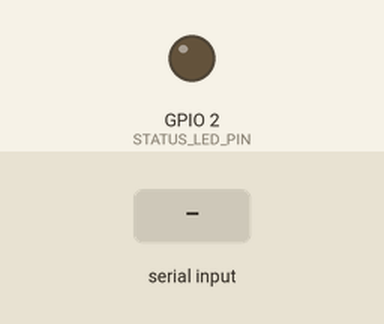
Bench run of a sketch on a simulated ESP32. Shown: output pins drawn as LEDs (lit = HIGH). The test bench sets the inputs (shaded band). What the sketch prints to the serial monitor is not drawn.

Above: at 17.2 s.
17.3 s: "MASTER_DATA:\n" received over the second serial link
At 17.6 s:
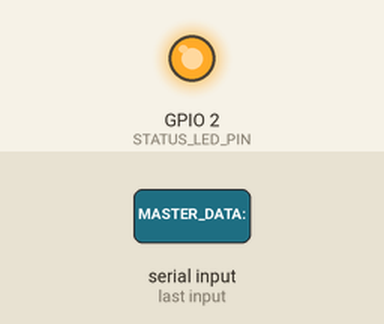
18.8 s: "INIT_MASTER\n" received over the second serial link
At 20.0 s:
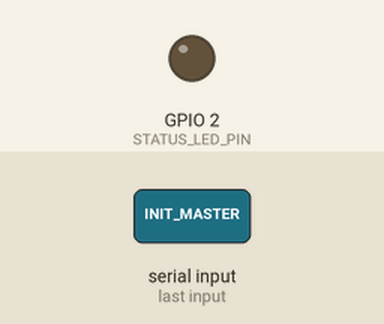
20.3 s: "SLAVE_READY\n" received over the second serial link
At 21.2 s:
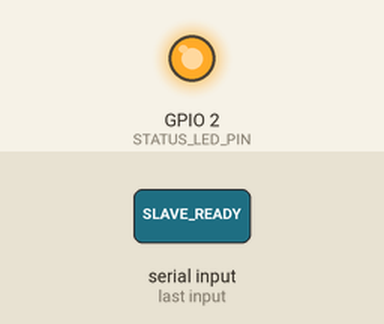
Timing chart, 0 to 23.3 s (numbered marks = the images above; inputs shaded):
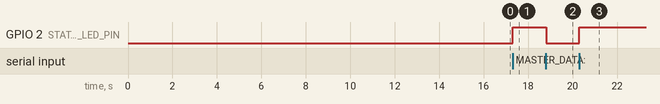

The sketch:

ESP32________.ino
```cpp
/*
 * ESP32 改进串口通信版
 * 功能：改进数据接收处理，解决连接超时和数据不完整问题
 */

// 串口配置
#define MEGA_TX_PIN 16     // ESP32 TX
#define MEGA_RX_PIN 17     // ESP32 RX
#define STATUS_LED_PIN 2   // 状态指示

// 在ESP32上使用Serial2与Mega2560通信
#define megaSerial Serial2

// 系统状态
bool megaConnected = false;
unsigned long lastHeartbeat = 0;
int dataCount = 0;

// 数据接收缓冲区
String receivedData = "";
unsigned long lastReceiveTime = 0;

void setup() {
  Serial.begin(115200);
  delay(1000);

  Serial.println("==========================================");
  Serial.println("ESP32 改进串口通信版启动");
  Serial.println("==========================================");

  // 初始化引脚
  pinMode(STATUS_LED_PIN, OUTPUT);
  digitalWrite(STATUS_LED_PIN, LOW);

  // 初始化与Mega2560的通信
  megaSerial.begin(115200, SERIAL_8N1, MEGA_RX_PIN, MEGA_TX_PIN);

  Serial.println("ESP32初始化完成！");

  // 发送初始化响应
  megaSerial.println("ESP32_READY");
  Serial.println("发送ESP32_READY到Mega2560");

  // 等待Mega2560响应
  Serial.println("等待Mega2560响应...");
  unsigned long timeout = millis() + 15000; // 增加超时时间到15秒
  while (millis() < timeout) {
    if (megaSerial.available()) {
      String response = megaSerial.readStringUntil('\n');
      response.trim();

      Serial.println("收到Mega2560消息: " + response);

      if (response == "INIT_MASTER" || response == "SLAVE_READY") {
        megaConnected = true;
        digitalWrite(STATUS_LED_PIN, HIGH);
        Serial.println("Mega2560连接成功！");
        break;
      }
    }
    delay(100);
  }

  if (!megaConnected) {
    Serial.println("Mega2560连接超时！");
    Serial.println("将在loop()中继续尝试连接...");
  }

  Serial.println("==========================================");
  Serial.println("系统就绪，开始数据通信");
  Serial.println("==========================================");
}

void loop() {
  // 处理与Mega2560的通信
  handleMegaCommunication();

  // 发送心跳
  sendHeartbeat();

  delay(10);
}

// 处理Mega2560通信
void handleMegaCommunication() {
  // 检查是否有数据可读
  if (megaSerial.available()) {
    // 读取所有可用数据
    while (megaSerial.available()) {
      char c = megaSerial.read();

      if (c == '\n' || c == '\r') {
        // 遇到换行符，处理完整数据
        if (receivedData.length() > 0) {
          processCompleteData(receivedData);
          receivedData = ""; // 清空缓冲区
        }
      } else {
        // 添加到接收缓冲区
        receivedData += c;
      }
    }

    lastReceiveTime = millis();
  }

  // 如果超过2秒没有收到数据，清空缓冲区
  if (millis() - lastReceiveTime > 2000 && receivedData.length() > 0) {
    Serial.println("数据接收超时，清空缓冲区: " + receivedData);
    receivedData = "";
  }
}

// 处理完整数据
void processCompleteData(String data) {
  data.trim(); // 去除首尾空白字符

  if (data.length() == 0) {
    Serial.println("收到空数据，忽略");
    return;
  }

  dataCount++;
  Serial.println("收到完整数据 #" + String(dataCount) + ": " + data);
  Serial.println("数据长度: " + String(data.length()));

  // 处理不同类型的数据
  if (data.startsWith("MASTER_DATA:")) {
    handleMasterData(data);
  } else if (data.startsWith("SLAVE_STATUS:") || data.startsWith("SLAVE_DATA:")) {
    handleSlaveData(data);
  } else if (data == "INIT_MASTER" || data == "SLAVE_READY") {
    if (!megaConnected) {
      megaConnected = true;
      digitalWrite(STATUS_LED_PIN, HIGH);
      Serial.println("Mega2560连接成功！");
    }
  } else {
    Serial.println("其他数据: " + data);
  }

  // 状态指示
  digitalWrite(STATUS_LED_PIN, !digitalRead(STATUS_LED_PIN));
}

// 处理主设备数据
void handleMasterData(String data) {
  Serial.println("处理主设备数据: " + data);

  // 解析数据
  if (data.length() > 12) { // "MASTER_DATA:" 长度为12
    String dataPart = data.substring(12);
    Serial.println("数据部分: " + dataPart);

    // 分割数据
    int commaCount = 0;
    for (int i = 0; i < dataPart.length(); i++) {
      if (dataPart.charAt(i) == ',') {
        commaCount++;
      }
    }
    Serial.println("数据字段数量: " + String(commaCount + 1));

    // 这里可以添加数据解析和存储逻辑
    // 例如：解析舵机角度、编码器值等
  }
}

// 处理从设备数据
void handleSlaveData(String data) {
  Serial.println("处理从设备数据: " + data);

  // 这里可以添加从设备数据处理逻辑
}

// 发送心跳
void sendHeartbeat() {
  if (millis() - lastHeartbeat > 5000) { // 每5秒发送一次
    if (megaConnected) {
      megaSerial.println("ESP32_HEARTBEAT");
      Serial.println("发送心跳到Mega2560");
    } else {
      // 如果未连接，继续尝试发送ESP32_READY
      megaSerial.println("ESP32_READY");
      Serial.println("继续尝试连接Mega2560...");
    }
    lastHeartbeat = millis();
  }
}

// 获取连接状态
bool isMegaConnected() {
  return megaConnected;
}

// 获取系统状态
String getSystemStatus() {
  String status = "Mega: " + String(megaConnected ? "已连接" : "未连接") +
                  ", 接收数据: " + String(dataCount);
  return status;
}
```

Measured:
- after the input at 17.3 s, GPIO 2 (STATUS_LED_PIN): LOW → HIGH at once
- after the input at 18.8 s, GPIO 2 (STATUS_LED_PIN): HIGH → LOW at once
- after the input at 20.3 s, GPIO 2 (STATUS_LED_PIN): LOW → HIGH at once
